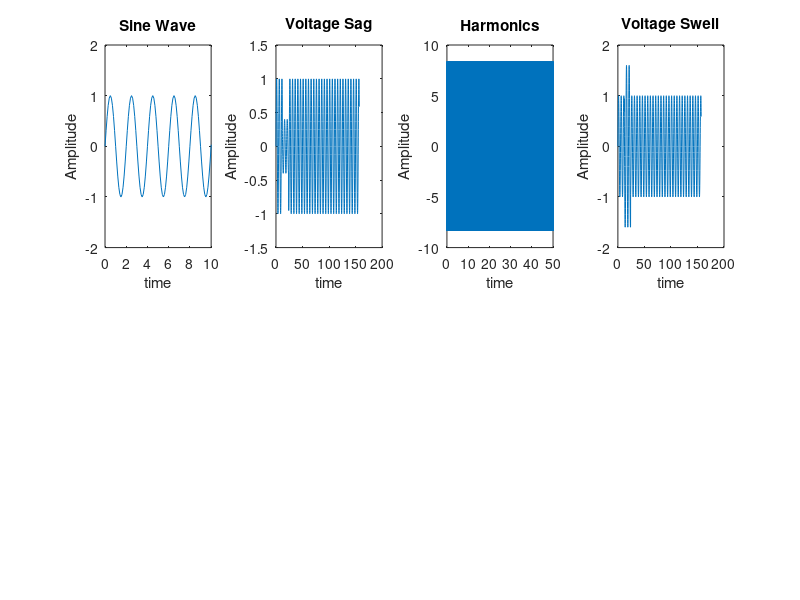

Recreate this plot in MATLAB. (Note: this script raises an error after producing the figure.)
A=1.0;
T=20;
w=2*pi*0.50;
t = [0:0.1:50*pi];
a = A*sin(w*t);
subplot(2,4,1) ;
plot(t,a);
title('Sine Wave');
xlabel('time');
ylabel('Amplitude');
xlim([0 10]);
ylim([-2 2]);


f=0.2;
W=2*pi*f;
x=A*sin(W.*t);
u=inline('t>=0');
a1=0.6; t1=12; t2=24;
b= (1-a1*(u(t-t1)-u(t-t2))).*x;
subplot(2,4,2);
plot(t,b);
title('Voltage Sag');
xlabel('time');
ylabel('Amplitude');

ylim([-1.5 1.5]);


f1=1000;
n_t1=0:1/f1:50;
f=50;
v1=10*sin(2*pi*f*n_t1);
v3=3*sin(2*pi*3*f*n_t1);
v5=2*sin(2*pi*5*f*n_t1);
v7=1*sin(2*pi*7*f*n_t1);

c=v1+v3+v5+v7;
subplot(2,4,3);
plot(n_t1,c);
title('Harmonics');
xlabel('time');
ylabel('Amplitude');



f=0.2;
W=2*pi*f;
x=A*sin(W.*t);
u=inline('t>=0');
a1=0.6; t1=12; t2=24;
d= (1+a1*(u(t-t1)-u(t-t2))).*x;
subplot(2,4,4);
plot(t,d);
title('Voltage Swell');
xlabel('time');
ylabel('Amplitude');
ylim([-2 2]);

%scales = (1:256);

SCimg=cwt(d)
csvwrite('cwt_scalogram4.csv',SCimg);


%SCimg1=cwt(b)
%csvwrite('scalogram2.csv',SCimg1);

%SCimg2=cwt(a)
%csvwrite('scalogram1.csv',SCimg2);


%scales = (1:256);
%SCimg3=cwt(c)
%csvwrite('scalogram3.csv',SCimg3);


